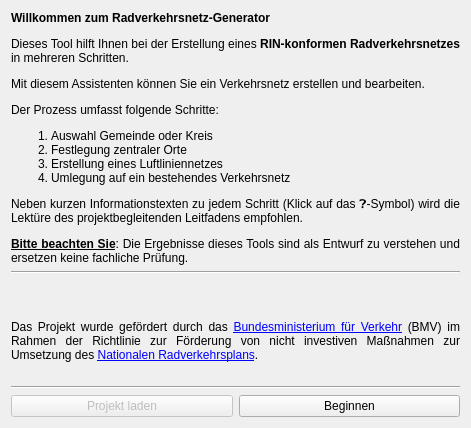
      <widget class="QWidget" name="welcomeTab">
       <property name="enabled">
        <bool>true</bool>
       </property>
       <attribute name="title">
        <string>1. Start</string>
       </attribute>
       <layout class="QVBoxLayout" name="verticalLayout">
        <property name="sizeConstraint">
         <enum>QLayout::SetDefaultConstraint</enum>
        </property>
        <item>
         <widget class="QLabel" name="welcomeInfoLabel">
          <property name="text">
           <string>&lt;html&gt;&lt;head/&gt;&lt;body&gt;&lt;p align=&quot;justify&quot;&gt;&lt;span style=&quot; font-weight:600;&quot;&gt;Willkommen zum Radverkehrsnetz-Generator&lt;/span&gt;&lt;/p&gt;&lt;p align=&quot;justify&quot;&gt;Dieses Tool hilft Ihnen bei der Erstellung eines &lt;span style=&quot; font-weight:600;&quot;&gt;RIN-konformen Radverkehrsnetzes&lt;/span&gt; in mehreren Schritten.&lt;/p&gt;&lt;p align=&quot;justify&quot;&gt;Mit diesem Assistenten können Sie ein Verkehrsnetz erstellen und bearbeiten.&lt;/p&gt;&lt;p align=&quot;justify&quot;&gt;Der Prozess umfasst folgende Schritte:&lt;/p&gt;&lt;ol style=&quot;margin-top: 0px; margin-bottom: 0px; margin-left: 0px; margin-right: 0px; -qt-list-indent: 1;&quot;&gt;&lt;li align=&quot;justify&quot; style=&quot; margin-top:12px; margin-bottom:0px; margin-left:0px; margin-right:0px; -qt-block-indent:0; text-indent:0px;&quot;&gt;Auswahl Gemeinde oder Kreis&lt;/li&gt;&lt;li align=&quot;justify&quot; style=&quot; margin-top:0px; margin-bottom:0px; margin-left:0px; margin-right:0px; -qt-block-indent:0; text-indent:0px;&quot;&gt;Festlegung zentraler Orte&lt;/li&gt;&lt;li align=&quot;justify&quot; style=&quot; margin-top:0px; margin-bottom:0px; margin-left:0px; margin-right:0px; -qt-block-indent:0; text-indent:0px;&quot;&gt;Erstellung eines Luftliniennetzes&lt;/li&gt;&lt;li align=&quot;justify&quot; style=&quot; margin-top:0px; margin-bottom:12px; margin-left:0px; margin-right:0px; -qt-block-indent:0; text-indent:0px;&quot;&gt;Umlegung auf ein bestehendes Verkehrsnetz&lt;/li&gt;&lt;/ol&gt;&lt;p align=&quot;justify&quot;&gt;Neben kurzen Informationstexten zu jedem Schritt (Klick auf das ❓-Symbol) wird die Lektüre des projektbegleitenden Leitfadens empfohlen.&lt;/p&gt;&lt;p align=&quot;justify&quot;&gt;&lt;span style=&quot; font-weight:600; text-decoration: underline;&quot;&gt;Bitte beachten Sie&lt;/span&gt;: Die Ergebnisse dieses Tools sind als Entwurf zu verstehen und ersetzen keine fachliche Prüfung.&lt;/p&gt;&lt;/body&gt;&lt;/html&gt;</string>
          </property>
          <property name="textFormat">
           <enum>Qt::RichText</enum>
          </property>
          <property name="alignment">
           <set>Qt::AlignLeading|Qt::AlignLeft|Qt::AlignTop</set>
          </property>
          <property name="wordWrap">
           <bool>true</bool>
          </property>
         </widget>
        </item>
        <item>
         <widget class="Line" name="line_19">
          <property name="orientation">
           <enum>Qt::Horizontal</enum>
          </property>
         </widget>
        </item>
        <item>
         <layout class="QVBoxLayout" name="verticalLayout_16">
          <item>
           <spacer name="verticalSpacer">
            <property name="orientation">
             <enum>Qt::Vertical</enum>
            </property>
            <property name="sizeHint" stdset="0">
             <size>
              <width>20</width>
              <height>40</height>
             </size>
            </property>
           </spacer>
          </item>
          <item>
           <widget class="QLabel" name="label_15">
            <property name="maximumSize">
             <size>
              <width>16777215</width>
              <height>16777215</height>
             </size>
            </property>
            <property name="text">
             <string>&lt;html&gt;&lt;head/&gt;&lt;body&gt;&lt;p align=&quot;justify&quot;&gt;Das Projekt wurde gefördert durch das &lt;a href=&quot;https://www.bmv.de/DE/Home/home.html&quot;&gt;&lt;span style=&quot; text-decoration: underline; color:#0000ff;&quot;&gt;Bundesministerium für Verkehr&lt;/span&gt;&lt;/a&gt; (BMV) im Rahmen der Richtlinie zur Förderung von nicht investiven Maßnahmen zur Umsetzung des &lt;a href=&quot;https://www.bmv.de/SharedDocs/DE/Artikel/StV/Radverkehr/nationaler-radverkehrsplan-3-0.html&quot;&gt;&lt;span style=&quot; text-decoration: underline; color:#0000ff;&quot;&gt;Nationalen Radverkehrsplans&lt;/span&gt;&lt;/a&gt;.&lt;/p&gt;&lt;table border=&quot;0&quot; style=&quot; margin-top:0px; margin-bottom:0px; margin-left:0px; margin-right:0px;&quot; cellspacing=&quot;2&quot; cellpadding=&quot;0&quot;&gt;&lt;tr&gt;&lt;td style=&quot; vertical-align:middle;&quot;&gt;&lt;p&gt;&lt;img src=&quot;:/bmv/res/bmv_resize_trans.png&quot; style=&quot;vertical-align: middle;&quot;/&gt;&lt;/p&gt;&lt;/td&gt;&lt;td style=&quot; vertical-align:middle;&quot;&gt;&lt;p&gt;&lt;img src=&quot;:/nicht_investiv/res/nicht_investiv.png&quot; style=&quot;vertical-align: middle;&quot;/&gt;&lt;/p&gt;&lt;/td&gt;&lt;/tr&gt;&lt;/table&gt;&lt;/body&gt;&lt;/html&gt;</string>
            </property>
            <property name="textFormat">
             <enum>Qt::RichText</enum>
            </property>
            <property name="scaledContents">
             <bool>false</bool>
            </property>
            <property name="wordWrap">
             <bool>true</bool>
            </property>
           </widget>
          </item>
         </layout>
        </item>
        <item>
         <widget class="Line" name="line">
          <property name="orientation">
           <enum>Qt::Horizontal</enum>
          </property>
         </widget>
        </item>
        <item>
         <layout class="QHBoxLayout" name="horizontalLayout">
          <item>
           <widget class="QPushButton" name="loadProjectButton">
            <property name="enabled">
             <bool>false</bool>
            </property>
            <property name="sizePolicy">
             <sizepolicy hsizetype="Minimum" vsizetype="Fixed">
              <horstretch>0</horstretch>
              <verstretch>0</verstretch>
             </sizepolicy>
            </property>
            <property name="text">
             <string>Projekt laden</string>
            </property>
           </widget>
          </item>
          <item>
           <widget class="QPushButton" name="welcomeNextButton">
            <property name="text">
             <string>Beginnen</string>
            </property>
           </widget>
          </item>
         </layout>
        </item>
       </layout>
      </widget>
